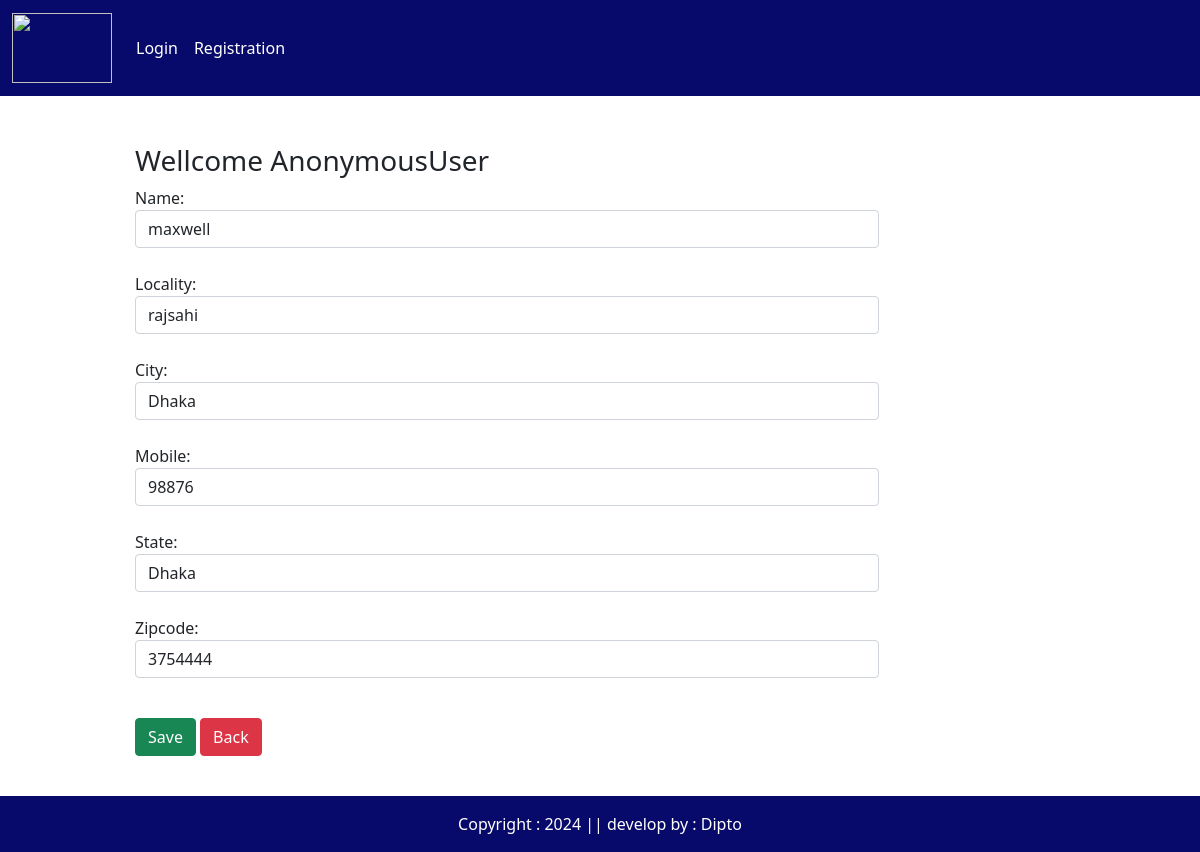
Page /updateaddress/1 on the committed database.
### eapp/models.py (models this page shows, shortened)
class Customer(models.Model):
    user = models.ForeignKey(User,on_delete=models.CASCADE)
    name = models.CharField(max_length=200)
    locality = models.CharField(max_length=200)
    city = models.CharField(max_length=50)
    mobile = models.IntegerField(default=0)
    zipcode = models.IntegerField()
    state = models.CharField(choices=STATE_CHOICES,max_length=100)

### eapp/views.py (the view, shortened to what this page needs)
# urls.py: path('updateaddress/<int:pk>', views.Updateaddress.as_view(), name='updateaddress'),
class Updateaddress(View):
    def get(self,request,pk):
        add = Customer.objects.get(pk=pk)
        form = CustomerProfileForm(instance=add)
        return render(request, 'app/updateaddress.html',locals())

### eapp/forms.py
class CustomerProfileForm(forms.ModelForm):
    class Meta:
        model = Customer
        fields= ['name','locality', 'city','mobile','state','zipcode']
        widgets={
            'name':forms.TextInput(attrs={'class':'form-control'}),
            'locality':forms.TextInput(attrs={'class':'form-control'}),
            'city':forms.TextInput(attrs={'class':'form-control'}),
            'mobile':forms.NumberInput(attrs={'class':'form-control'}),
            'state':forms.Select(attrs={'class':'form-control'}),
            'zipcode':forms.NumberInput(attrs={'class':'form-control'}),
        }

### eapp/templates/app/updateaddress.html (shortened to what this page needs)
{% extends 'app/base.html' %}
{% load static %}
{% block main-content %}
       <div class="container my-5">
          <div class="col-sm-8 offset-sm-1">
             <h3>Wellcome <span class="text-capitalize">{{request.user}}</span></h3>
              <form action="" method="post">
                {% for fm in form %}
                {{fm.label_tag}} {{fm}} <small class="text-danger">{{fm.errors|striptags}}</small><br>
                {% endfor %}
                <div class="col-12 mt-3">
                    <button type="submit" class="btn btn-success"
                    >Save</button>
                    <a href="{% url 'address' %}" type="button" class="btn btn-danger">Back</a>
                </div>
              </form>
          </div>
        </div>
<br><br>
{% endblock main-content %}

### rows in the picture
Customer: form "maxwell" "rajsahi" "Dhaka" "98876" "Dhaka" "3754444"

### other values in the picture
{{ request.user }} "AnonymousUser"
{{ fm.label_tag }} "Name:" "Locality:" "City:" "Mobile:" "State:" "Zipcode:"
